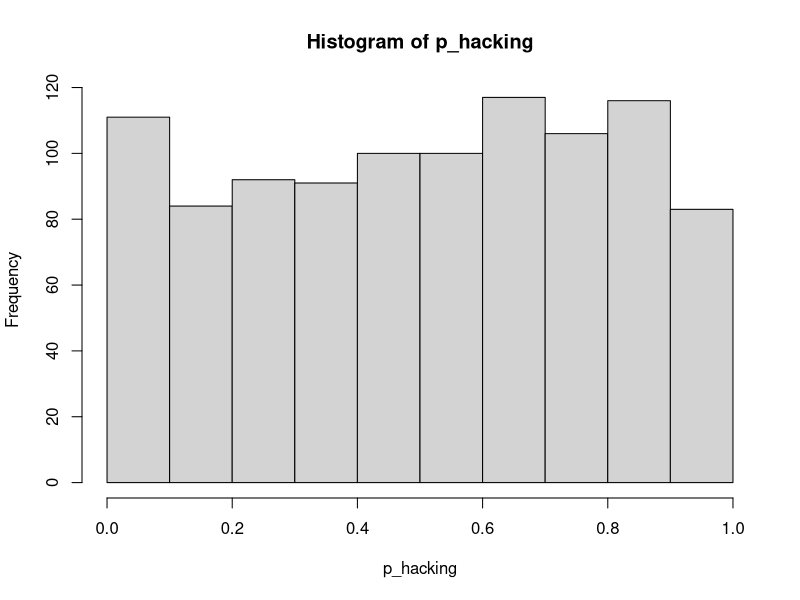

Write the R code that produced this figure. (Note: this script raises an error after producing the figure.)
# Mantel test

x = runif(100,-1,1)
y = 2*x + 1

x = matrix(x,ncol = 1,byrow = T)

mantel = function(x,y, n = 100){
  xd = dist(x = x)
  yd = dist(x = y)
  
  r = sum(xd * yd) 
  r_dist = 
    sapply(1:n, function(i){
      x_sub = x[sample.int(nrow(x),  nrow(x)),]
      xd_sub = dist(x_sub)
      tmp = sum(xd_sub * yd)
      return(tmp)
    })
  
  t_value = (mean(r_dist) - r ) / sd(r_dist)
  
  out = list()
  out$p = pt(t_value, n)
  out$r_dist = r_dist
  out$r = r
  return(out)
}

p_hacking = 
  sapply(1:1000, function(egal){
  
  x1 = runif(100,-1,1)
  x = cbind(x1, x1*0.3, x1*-2, x1*5*x1)
  
  y1 = runif(100, -100, 100)
  y = cbind(y1*0.1, y1*0.3*y1, y1*-2.6*y1, y1*2*y1)
  
  x = apply(x, 2, function(c) return(c+rnorm(100,0,0.01)))
  y = apply(y, 2, function(c) return(c+rnorm(100,0,0.01)))
  
  
  res = mantel(scale(x),y,100)
  cat("\n")
  print(egal)
  #hist(res$r_dist)
  return(res$p)
  })
hist(p_hacking)

table(p_hacking < 0.05)





x1 = runif(100,-5,5)
x = cbind(x1, x1*0.3, x1*-2*x1, x1*5*x1)

y1 = runif(100, -5, 5)
y = cbind(y1*0.1, y1*0.3*y1, y1*-2.6+3, y1*2)

x = apply(x, 2, function(c) return(c+rnorm(100,0,0.01)))
y = apply(y, 2, function(c) return(c+rnorm(100,0,0.01)))


res = mantel(scale(x),scale(y),100)
res$p

cat("\n")
print(egal)